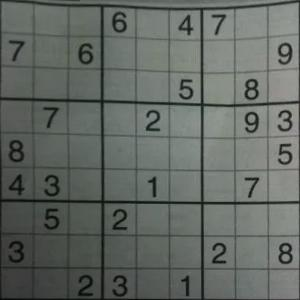

This figure's Python source:
# importing libraries
import cv2  as cv
import matplotlib.pyplot as plt
import numpy as np

# reading img
img = cv.imread('sudoku.jpg')

# setting the rows and cols 
rows,cols,ch = img.shape

# original poits
pts1 = np.float32([[56,65],[368,52],[28,387],[389,390]])
# calculated poits
pts2 = np.float32([[0,0],[300,0],[0,300],[300,300]])

# implementing the perspective 
M = cv.getPerspectiveTransform(pts1,pts2)
dst = cv.warpPerspective(img,M,(300,300))

# comparing the images
plt.subplot(121),plt.imshow(img),plt.title('Input')
plt.subplot(122),plt.imshow(dst),plt.title('Output')
plt.show()

# saving the scaled img
# plt.imsave('sudo_perspective.jpg', dst )